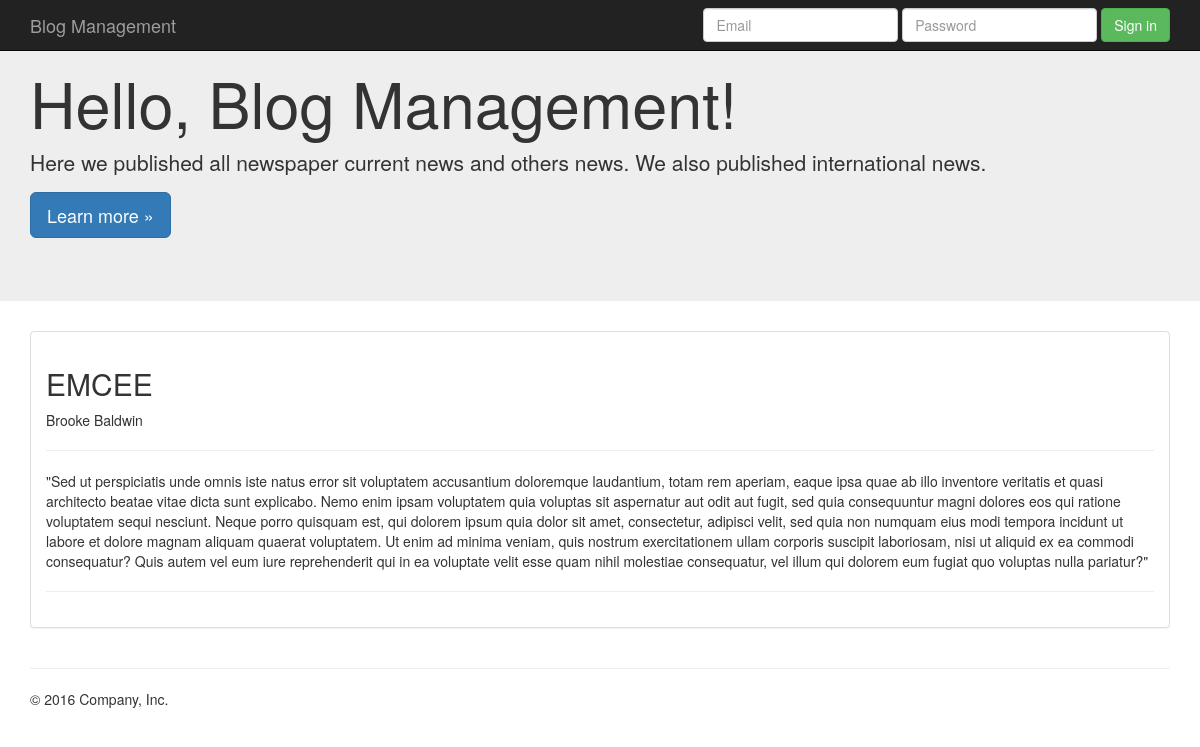
/blog_details.php?id=12&&title=EMCEE, run on the app's committed database.
### tables this page shows
CREATE TABLE `tbl_blog` (
  `blog_id` int(5) NOT NULL,
  `blog_title` varchar(100) NOT NULL,
  `author_name` varchar(100) NOT NULL,
  `blog_description` text NOT NULL,
  `blog_image` longblob NOT NULL,
  `publication_status` tinyint(1) NOT NULL
);

### class/application.php (called while the page is built, shortened)
<?php
class Application {
    protected $connection;
    public function __construct() {
        $host_name = 'localhost';
        $user_name = 'root';
        $password = '';
        $db_name = 'db_blog';
        $this->connection = mysqli_connect($host_name, $user_name, $password, $db_name);
    }
    public function selectBlogInfoById($blog_id) {
        $sql="SELECT * FROM tbl_blog WHERE blog_id = '$blog_id' ";
        if(mysqli_query($this->connection, $sql)) {
           $qurery_result=mysqli_query($this->connection, $sql);
           return $qurery_result;
        } else {
            die('Query Problem'.mysqli_error($this->connection));
        }
    }
}

### blog_details.php (the view, shortened to what this page needs)
<?php
    $blog_id = $_GET['id'];
    require_once 'class/application.php';
    $application = new Application();
    $qurery_result = $application->selectBlogInfoById($blog_id);
    $blog_info = mysqli_fetch_assoc($qurery_result);
?>
<!DOCTYPE html>
<html lang="en">
    <head>
        <link href="asset/css/bootstrap.min.css" rel="stylesheet">
    </head>
    <body>
        <nav class="navbar navbar-inverse navbar-fixed-top">
            <div class="container">
                <div class="navbar-header">
                    <a class="navbar-brand" href="#">Blog Management</a>
                </div>
                <div id="navbar" class="navbar-collapse collapse">
                    <form class="navbar-form navbar-right">
                        <div class="form-group">
                            <input type="text" placeholder="Email" class="form-control">
                        </div>
                        <div class="form-group">
                            <input type="password" placeholder="Password" class="form-control">
                        </div>
                        <button type="submit" class="btn btn-success">Sign in</button>
                    </form>
                </div>
            </div>
        </nav>
        <div class="jumbotron">
            <div class="container">
                <h1>Hello, Blog Management!</h1>
                <p>Here we published all newspaper current news and others news. We also published international news.</p>
                <p><a class="btn btn-primary btn-lg" href="#" role="button">Learn more &raquo;</a></p>
            </div>
        </div>
        <div class="container">
            <div class="row">
                <div class="col-md-12">
                    <div class="panel panel-default">
                        <div class="panel-body">
                            <h2><?php echo $blog_info['blog_title']; ?></h2>
                            <p><?php echo $blog_info['author_name']; ?></p>
                            <hr/>
                             <p style=""><?php echo $blog_info['blog_description']; ?></p>
                             <hr/>
                        </div>
                    </div>
                </div>
            </div>
            <hr>
            <footer>
                <p>&copy; 2016 Company, Inc.</p>
            </footer>
        </div>
    </body>
</html>

### data on the page
tbl_blog: blog_title "EMCEE", author_name "Brooke Baldwin", blog_description "\"Sed ut perspiciatis unde omnis iste natus error sit voluptatem accusantium doloremque laudantium, totam rem aperiam, eaque ipsa quae ab illo inventore veritatis et quasi architecto beatae vitae dicta sunt explicabo. Nemo enim ipsam voluptatem quia voluptas sit aspernatur aut odit aut fugit, sed quia consequuntur magni dolores eos qui ratione voluptatem sequi nesciunt. Neque porro quisquam est, qui dolorem ipsum quia dolor sit amet, consectetur, adipisci velit, sed quia non numquam eius modi tempora incidunt ut labore et dolore magnam aliquam quaerat voluptatem. Ut enim ad minima veniam, quis nostrum exercitationem ullam corporis suscipit laboriosam, nisi ut aliquid ex ea commodi…"
